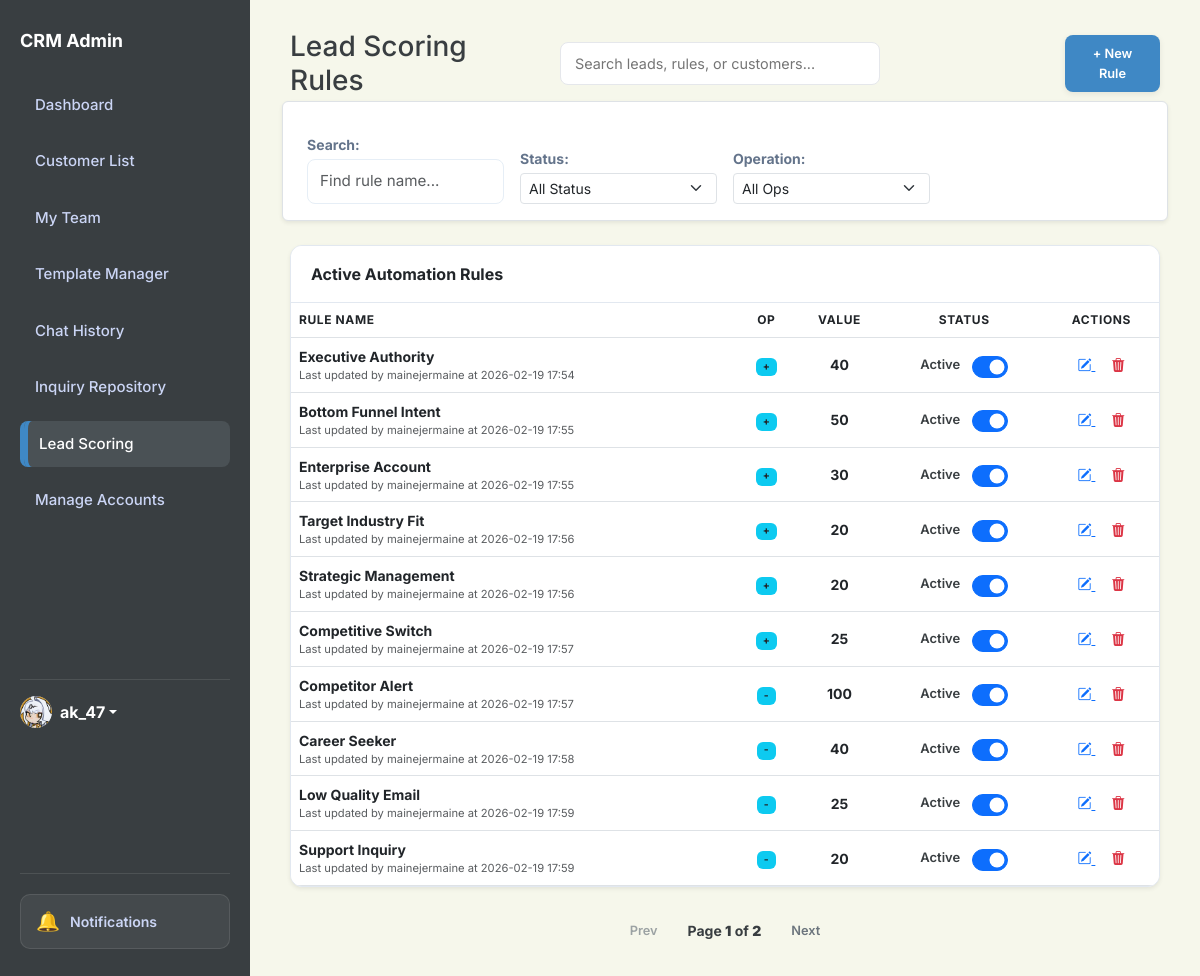
/scoring (signed in), run on the app's committed database.
### app.py (models this page shows, shortened)
class User(db.Model):
    id = db.Column(db.Integer, primary_key=True)
    username = db.Column(db.String(80), unique=True, nullable=False)
    password = db.Column(db.String(200), nullable=False)
    name = db.Column(db.String(100), default='Admin')
    bio = db.Column(db.Text, default='')
    profile_picture = db.Column(db.String(200), default='https://ui-avatars.com/api/?name=Admin&background=random')
    role = db.Column(db.String(20), default='agent') # super_admin, agent
    preferences = db.Column(db.Text, default='{}') # Stores dashboard layout/stats as JSON
    last_active = db.Column(db.String(50))
    team_id = db.Column(db.Integer, db.ForeignKey('team.id'), nullable=True)
    team_role = db.Column(db.String(20)) # leader, vice_leader, member
    last_active_team_chat = db.Column(db.String(50)) # Timestamp of last time user viewed team chat

class Rule(db.Model):
    id = db.Column(db.Integer, primary_key=True)
    name = db.Column(db.String(100), nullable=False)
    keywords = db.Column(db.String(200), nullable=False)
    score = db.Column(db.Integer, nullable=False)
    operation = db.Column(db.String(10), nullable=False, default='+')
    active = db.Column(db.Boolean, default=True)
    created_at = db.Column(db.String(50))
    created_by = db.Column(db.String(100))
    updated_at = db.Column(db.String(50))
    updated_by = db.Column(db.String(100))

### app.py (the view)
@app.route('/scoring')
def lead_scoring():
    rules = Rule.query.all()
    return render_template('lead-scoring.html', rules=rules)

### app.py (called while the page is built)
@app.context_processor
def context_processor():
    from flask import g
    return dict(
        team_pending_requests_count=getattr(g, 'team_pending_requests_count', 0),
        unread_team_messages=getattr(g, 'unread_team_messages', False)
    )

@app.context_processor
def inject_user_preferences():
    theme = 'light'
    if has_request_context() and 'user_id' in session:
        user_id = session.get('user_id')
        user = User.query.get(user_id)
        if user and user.preferences:
            try:
                import json
                prefs = json.loads(user.preferences)
                theme = prefs.get('theme', 'light')
            except:
                pass
    return dict(current_theme=theme)

@app.context_processor
def inject_search_data():
    customers = Customer.query.all()
    inquiries = Inquiry.query.all()
    rules = Rule.query.all()
    templates = AutoReplyTemplate.query.all()
    faqs = FAQ.query.all()
    search_seed = []
    for c in customers:
        search_seed.append({"display": c.name, "category": "Customer", "page": "/customers"})
    for i in inquiries:
        search_seed.append({"display": f"Inquiry: {i.customer}", "category": "Inquiry", "page": f"/inquiry/{i.id}"})
    for r in rules:
        search_seed.append({"display": r.name, "category": "Rule", "page": "/scoring"})
    for t in templates:
        search_seed.append({"display": t.title, "category": "Template", "page": "/templates-manager"})
    for f in faqs:
        search_seed.append({"display": f.question, "category": "FAQ", "page": "/templates-manager"})
    return dict(search_seed=search_seed)

@app.before_request
def require_login():
    allowed_routes = ['login', 'static']
    if request.endpoint and request.endpoint not in allowed_routes and not session.get('logged_in'):
        if request.path.startswith('/api/'):
            return jsonify({'error': 'Unauthorized'}), 401
        return redirect(url_for('login'))
    if session.get('logged_in') and session.get('user_id'):
        user = User.query.get(session.get('user_id'))
        if user:
            try:
                user.last_active = datetime.now().strftime('%Y-%m-%d %H:%M:%S')
                db.session.commit()
            except:
                pass
            session['user_role'] = user.role
            session['team_id'] = user.team_id
            session['user_name'] = user.name
            session['user_pic'] = user.profile_picture

### templates/lead-scoring.html (shortened to what this page needs)
<!DOCTYPE html>
<html lang="en">
<head>
    <link href="https://cdn.jsdelivr.net/npm/bootstrap@5.3.0/dist/css/bootstrap.min.css" rel="stylesheet">
    <link rel="stylesheet" href="https://cdn.jsdelivr.net/npm/bootstrap-icons@1.11.1/font/bootstrap-icons.css">
    <link rel="stylesheet" href="https://cdn.jsdelivr.net/npm/bootstrap-icons@1.11.1/font/bootstrap-icons.css">
    <link rel="stylesheet" href="{{ url_for('static', filename='style.css') }}">
</head>
<body id="page-scoring" class="{% if current_theme and current_theme != 'light' %}theme-{{ current_theme }}{% endif %}">
    <aside class="sidebar">
        <h2>CRM Admin</h2>
        <a href="/dashboard" class="nav-link nav-dashboard">Dashboard</a>
        <a href="/customers" class="nav-link nav-customers">Customer List</a>
        <a href="/my-team" class="nav-link nav-my-team d-flex justify-content-between align-items-center">
            My Team
        </a>
        <a href="/templates-manager" class="nav-link nav-templates">Template Manager</a>
        <a href="/history" class="nav-link nav-history d-flex justify-content-between align-items-center">
            Chat History
        </a>
        <a href="/repository" class="nav-link nav-repository">Inquiry Repository</a>
        <a href="/scoring" class="nav-link nav-scoring active">Lead Scoring</a>
        {% if session.get('user_role') in ['ultra_admin', 'super_admin', 'admin'] %}
        <a href="/admin/create-account" class="nav-link nav-admin">
            Manage Accounts
        </a>
        {% endif %}
        <div class="mt-auto pt-3 border-top border-secondary" style="border-color: rgba(255,255,255,0.1) !important;">
            <div class="dropdown">
                <a href="#" class="d-flex align-items-center text-decoration-none dropdown-toggle" id="dropdownUser1"
                    data-bs-toggle="dropdown" aria-expanded="false">
                    <div class="avatar-circle bg-primary text-white me-2"
                        style="width: 32px; height: 32px; font-size: 14px; display:flex; align-items:center; justify-content:center; border-radius:50%; overflow:hidden;">
                        {% if session.get('user_pic') and 'http' in session.get('user_pic') %}
                        <img src="{{ session.get('user_pic') }}" alt="User"
                            style="width:100%; height:100%; object-fit:cover;">
                        {% elif session.get('user_pic') %}
                        <img src="{{ url_for('static', filename='uploads/' + session.get('user_pic')) }}" alt="User"
                            style="width:100%; height:100%; object-fit:cover;">
                        {% else %}
                        {{ session.get('user_name', 'Admin')[0] | upper }}
                        {% endif %}
                    </div>
                    <strong>{{ session.get('user_name', 'Admin') }}</strong>
                </a>
            </div>
        </div>
    </aside>
    <main class="main">
        <div class="header">
            <div class="header-left">
                <h1 class="h3 mb-0">Lead Scoring Rules</h1>
            </div>
            <div class="search-container">
                <input type="text" placeholder="Search leads, rules, or customers..." class="taskbar-search">
            </div>
            <div class="header-right">
                <a href="{{ url_for('add_rule') }}" class="btn btn-blue">+ New Rule</a>
            </div>
        </div>
        <div class="row g-3 mb-4 p-3 bg-white border rounded shadow-sm align-items-end">
            <div class="col-md-3">
                <label class="small fw-bold mb-1 d-block">Search:</label>
                <input type="text" id="searchInput" class="form-control form-control-sm" placeholder="Find rule name..."
                    onkeyup="applyFilters()">
            </div>
            <div class="col-md-3">
                <label class="small fw-bold mb-1 d-block">Status:</label>
                <select id="filterStatus" class="form-select form-select-sm" onchange="applyFilters()">
                    <option value="all">All Status</option>
                </select>
            </div>
            <div class="col-md-3">
                <label class="small fw-bold mb-1 d-block">Operation:</label>
                <select id="filterOperation" class="form-select form-select-sm" onchange="applyFilters()">
                    <option value="all">All Ops</option>
                </select>
            </div>
        </div>
        <div class="card p-0 shadow-sm overflow-hidden">
            <div class="card-header bg-white py-3 fw-bold">Active Automation Rules</div>
            <div class="table-responsive">
                <table class="table mb-0">
                    <thead class="bg-light small text-uppercase">
                        <tr>
                            <th>Rule Name</th>
                            <th class="text-center">Op</th>
                            <th class="text-center">Value</th>
                            <th class="text-center">Status</th>
                            <th class="text-center">Actions</th>
                        </tr>
                    </thead>
                    <tbody id="ruleTable" class="align-middle">
                        {% if rules|length > 0 %}
                        {% for rule in rules %}
                        <tr>
                            <td class="fw-bold">
                                {{ rule.name }}
                                <div class="text-muted" style="font-size:0.7rem; font-weight:normal;">
                                    Last updated by {{ rule.updated_by or 'System' }} at {{ rule.updated_at or
                                    'Recently' }}
                                </div>
                            </td>
                            <td class="text-center">
                                <span class="badge bg-info text-dark">{{ rule.operation }}</span>
                            </td>
                            <td class="text-center fw-bold">{{ rule.score }}</td>
                            <td class="text-center">
                                <div class="status-toggle-container form-check form-switch">
                                    <span class="status-label">{{ 'Active' if rule.active else 'Not Active' }}</span>
                                    <input class="form-check-input" type="checkbox" role="switch"
                                        onchange="toggleStatus('{{ rule.id }}', this)" {% if rule.active %}checked{%
                                        endif %}>
                                </div>
                            </td>
                            <td class="text-center">
                                <a href="{{ url_for('edit_rule', id=rule.id) }}" class="text-primary me-3">
                                    <i class="bi bi-pencil-square"></i>
                                </a>
                                <a href="javascript:void(0)" class="text-danger"
                                    onclick="confirmDeleteRule({{ rule.id }})">
                                    <i class="bi bi-trash3-fill"></i>
                                </a>
                            </td>
                        </tr>
                        {% endfor %}
                        {% else %}
                        <tr>
                            <td colspan="5" class="text-center p-5 text-muted">No rules found. Click "+ New Rule" to
                                start.</td>
                        </tr>
                        {% endif %}
                    </tbody>
                </table>
            </div>
        </div>
        <div class="pagination mt-3 justify-content-center d-flex align-items-center gap-3">
            <button id="page-prev" class="btn btn-sm btn-outline-secondary">Prev</button>
            <div id="page-indicator" class="small fw-bold">Page 1 of 1</div>
            <button id="page-next" class="btn btn-sm btn-outline-secondary">Next</button>
        </div>
    </main>
</body>
</html>

### data on the page
User: profile_picture (picture), get "ak_47"
Rule: name "Executive Authority", updated_by "mainejermaine", updated_at "2026-02-19 17:54", operation "+", score "40", active "Active", active "☑"
Rule: name "Bottom Funnel Intent", updated_by "mainejermaine", updated_at "2026-02-19 17:55", operation "+", score "50", active "Active", active "☑"
Rule: name "Enterprise Account", updated_by "mainejermaine", updated_at "2026-02-19 17:55", operation "+", score "30", active "Active", active "☑"
Rule: name "Target Industry Fit", updated_by "mainejermaine", updated_at "2026-02-19 17:56", operation "+", score "20", active "Active", active "☑"
Rule: name "Strategic Management", updated_by "mainejermaine", updated_at "2026-02-19 17:56", operation "+", score "20", active "Active", active "☑"
Rule: name "Competitive Switch", updated_by "mainejermaine", updated_at "2026-02-19 17:57", operation "+", score "25", active "Active", active "☑"
Rule: name "Competitor Alert", updated_by "mainejermaine", updated_at "2026-02-19 17:57", operation "-", score "100", active "Active", active "☑"
Rule: name "Career Seeker", updated_by "mainejermaine", updated_at "2026-02-19 17:58", operation "-", score "40", active "Active", active "☑"
Rule: name "Low Quality Email", updated_by "mainejermaine", updated_at "2026-02-19 17:59", operation "-", score "25", active "Active", active "☑"
Rule: name "Support Inquiry", updated_by "mainejermaine", updated_at "2026-02-19 17:59", operation "-", score "20", active "Active", active "☑"
